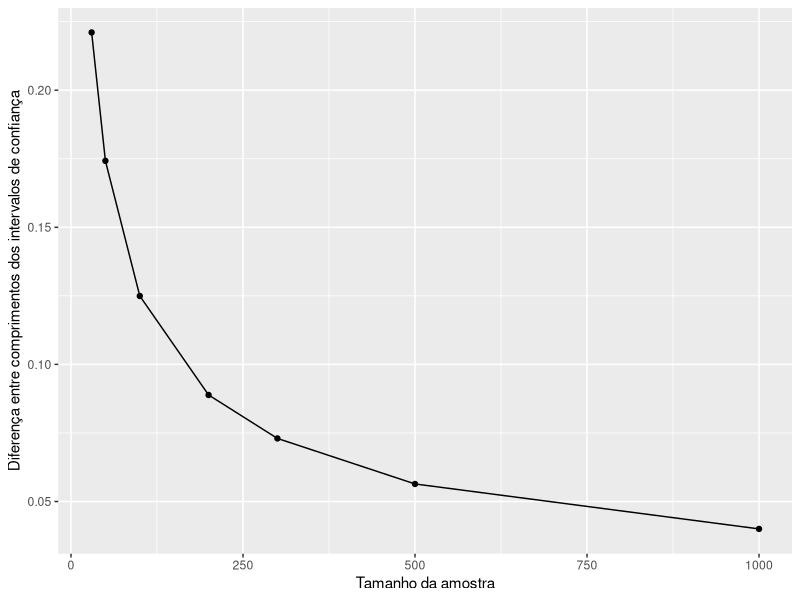

Reproduce this figure in R.
library(ggplot2)

set.seed(1636)
p <- 0.8
k <- 1000
confidence <- 0.91
sizes <- c(30, 50, 100, 200, 300, 500, 1000)

met_2 <- function(x) {
    n <- length(x)
    mx <- mean(x)
    return(qnorm(1 - confidence/2)*sqrt(mx*(1-mx)/n))    
}

met_1_aux <- function(x) {
    n <- length(x)
    mx <- mean(x)
    z <- qnorm((1 + confidence)/2)
    return(sqrt((-((z^2)/n)-2*mx)^2 - 4*mx^2*(((z^2)/n)+1)))
}

met_1 <- function(x) {
    n <- length(x)
    mx <- mean(x)
    z <- qnorm((1 + confidence)/2)
    root1 <- ((((z^2)/n)+2*mx) + met_1_aux(x))/(2*(((z^2)/n)+1))
    root2 <- ((((z^2)/n)+2*mx) - met_1_aux(x))/(2*(((z^2)/n)+1))
    return(abs(root1 - root2))
}

means <- c()
for (i in sizes) {
    dif <- 0
    for (j in 1:k) {
        x <- rbinom(i, 1, p)
        met_1_length <- met_1(x)
        met_2_length <- 2*met_2(x)
        dif <- dif + (met_1_length - met_2_length)
    }
    means <- c(means, dif/k)
}

ggplot() +
    geom_point(aes(x=sizes, y=means)) +
    geom_line(aes(x=sizes, y=means)) +
    labs(x='Tamanho da amostra', y='Diferença entre comprimentos dos intervalos de confiança')